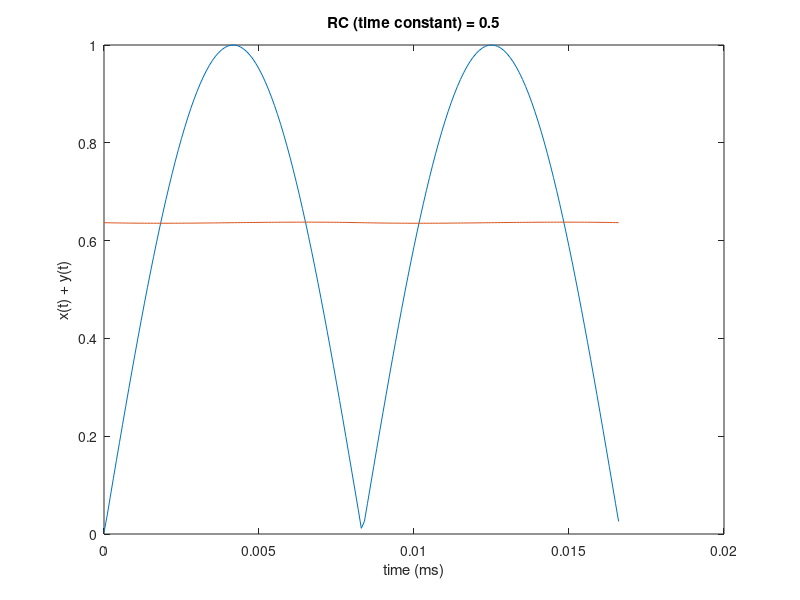

MATLAB code to generate this figure:
% Alberto Pizano
% ECE301 
% Lab 8
clc;
clear;

dt = 1/10000;
t = 0:dt:1/60;
w = 240*pi;
A = 1;
% values of the time constants (ms)
RC1 = 1e-3;
RC2 = 10e-3;
RC3 = 50e-3;
RC4 = 100e-3;
RC5 = 500e-3;
xt = 0; % full wave rectified input signal
yt = 0; %peak to peak

e = exp(1);

% for loop to calculate harmonics
for k = -100:100
    xt = xt + (-2*A/(pi*(4*k.^2-1))*e.^(j*k*w*t));
    yt = yt + ((1/(1+(j*RC5*w*k)))*(-2*A/(pi*(4*k.^2-1))*exp(j*k*w*t)));
end

figure 
plot(t,real(xt))
hold on
plot(t,real(yt));
hold off
title(['RC (time constant) = ',num2str(RC5)])
xlabel('time (ms)');
ylabel('x(t) + y(t)');

T = (2*pi)/w;
peak2peak=max(yt)-min(yt);
meanVal=mean(yt);
approxxRip=T/RC5;
fprintf('Peak-to-peak value is: %f \n', peak2peak)
fprintf('Mean value is: %f \n', meanVal)
fprintf('Approximate ripple (T/RC) value is: %f \n', approxxRip)
